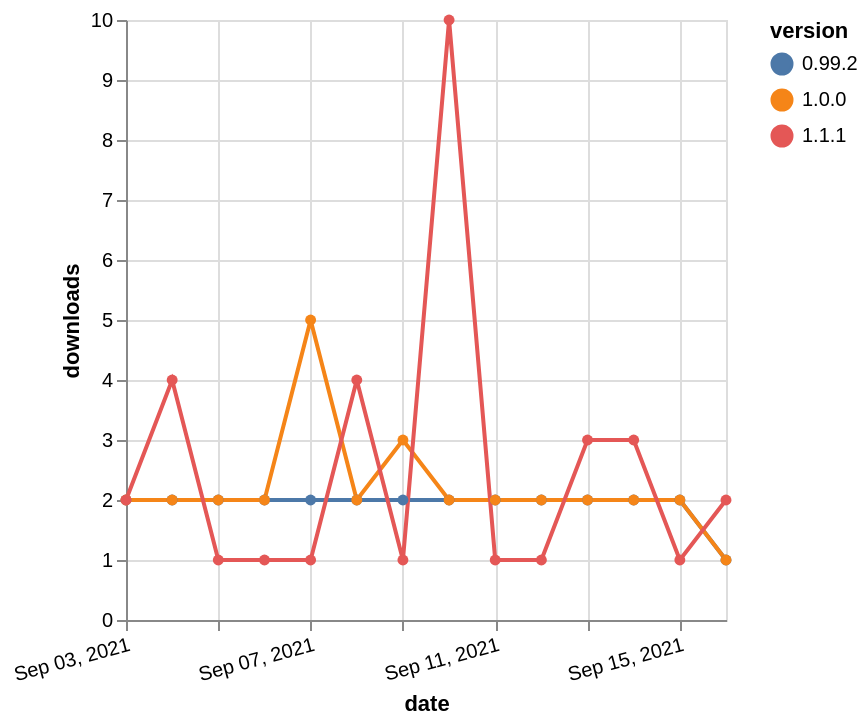

This figure's Vega-Lite source:
### Vega-Lite specification from a JSON file in a GitHub repository (floating-point values rounded to 4 significant figures)
{"$schema": "https://vega.github.io/schema/vega-lite/v5.json", "description": "A simple bar chart with embedded data.", "data": {"values": [{"date": "2021-09-03", "total": 2565, "delta": 2, "version": "0.99.2"}, {"date": "2021-09-04", "total": 2567, "delta": 2, "version": "0.99.2"}, {"date": "2021-09-05", "total": 2569, "delta": 2, "version": "0.99.2"}, {"date": "2021-09-06", "total": 2571, "delta": 2, "version": "0.99.2"}, {"date": "2021-09-07", "total": 2573, "delta": 2, "version": "0.99.2"}, {"date": "2021-09-08", "total": 2575, "delta": 2, "version": "0.99.2"}, {"date": "2021-09-09", "total": 2577, "delta": 2, "version": "0.99.2"}, {"date": "2021-09-10", "total": 2579, "delta": 2, "version": "0.99.2"}, {"date": "2021-09-11", "total": 2581, "delta": 2, "version": "0.99.2"}, {"date": "2021-09-12", "total": 2583, "delta": 2, "version": "0.99.2"}, {"date": "2021-09-13", "total": 2585, "delta": 2, "version": "0.99.2"}, {"date": "2021-09-14", "total": 2587, "delta": 2, "version": "0.99.2"}, {"date": "2021-09-15", "total": 2589, "delta": 2, "version": "0.99.2"}, {"date": "2021-09-16", "total": 2590, "delta": 1, "version": "0.99.2"}, {"date": "2021-09-03", "total": 3268, "delta": 2, "version": "1.0.0"}, {"date": "2021-09-04", "total": 3270, "delta": 2, "version": "1.0.0"}, {"date": "2021-09-05", "total": 3272, "delta": 2, "version": "1.0.0"}, {"date": "2021-09-06", "total": 3274, "delta": 2, "version": "1.0.0"}, {"date": "2021-09-07", "total": 3279, "delta": 5, "version": "1.0.0"}, {"date": "2021-09-08", "total": 3281, "delta": 2, "version": "1.0.0"}, {"date": "2021-09-09", "total": 3284, "delta": 3, "version": "1.0.0"}, {"date": "2021-09-10", "total": 3286, "delta": 2, "version": "1.0.0"}, {"date": "2021-09-11", "total": 3288, "delta": 2, "version": "1.0.0"}, {"date": "2021-09-12", "total": 3290, "delta": 2, "version": "1.0.0"}, {"date": "2021-09-13", "total": 3292, "delta": 2, "version": "1.0.0"}, {"date": "2021-09-14", "total": 3294, "delta": 2, "version": "1.0.0"}, {"date": "2021-09-15", "total": 3296, "delta": 2, "version": "1.0.0"}, {"date": "2021-09-16", "total": 3297, "delta": 1, "version": "1.0.0"}, {"date": "2021-09-03", "total": 1137, "delta": 2, "version": "1.1.1"}, {"date": "2021-09-04", "total": 1141, "delta": 4, "version": "1.1.1"}, {"date": "2021-09-05", "total": 1142, "delta": 1, "version": "1.1.1"}, {"date": "2021-09-06", "total": 1143, "delta": 1, "version": "1.1.1"}, {"date": "2021-09-07", "total": 1144, "delta": 1, "version": "1.1.1"}, {"date": "2021-09-08", "total": 1148, "delta": 4, "version": "1.1.1"}, {"date": "2021-09-09", "total": 1149, "delta": 1, "version": "1.1.1"}, {"date": "2021-09-10", "total": 1159, "delta": 10, "version": "1.1.1"}, {"date": "2021-09-11", "total": 1160, "delta": 1, "version": "1.1.1"}, {"date": "2021-09-12", "total": 1161, "delta": 1, "version": "1.1.1"}, {"date": "2021-09-13", "total": 1164, "delta": 3, "version": "1.1.1"}, {"date": "2021-09-14", "total": 1167, "delta": 3, "version": "1.1.1"}, {"date": "2021-09-15", "total": 1168, "delta": 1, "version": "1.1.1"}, {"date": "2021-09-16", "total": 1170, "delta": 2, "version": "1.1.1"}]}, "width": "container", "mark": {"type": "line", "point": {"filled": true}}, "encoding": {"x": {"field": "date", "type": "temporal", "timeUnit": "yearmonthdate", "title": "date", "axis": {"labelAngle": -15}}, "y": {"field": "delta", "type": "quantitative", "title": "downloads"}, "color": {"field": "version", "type": "nominal"}, "tooltip": {"field": "delta"}}}
